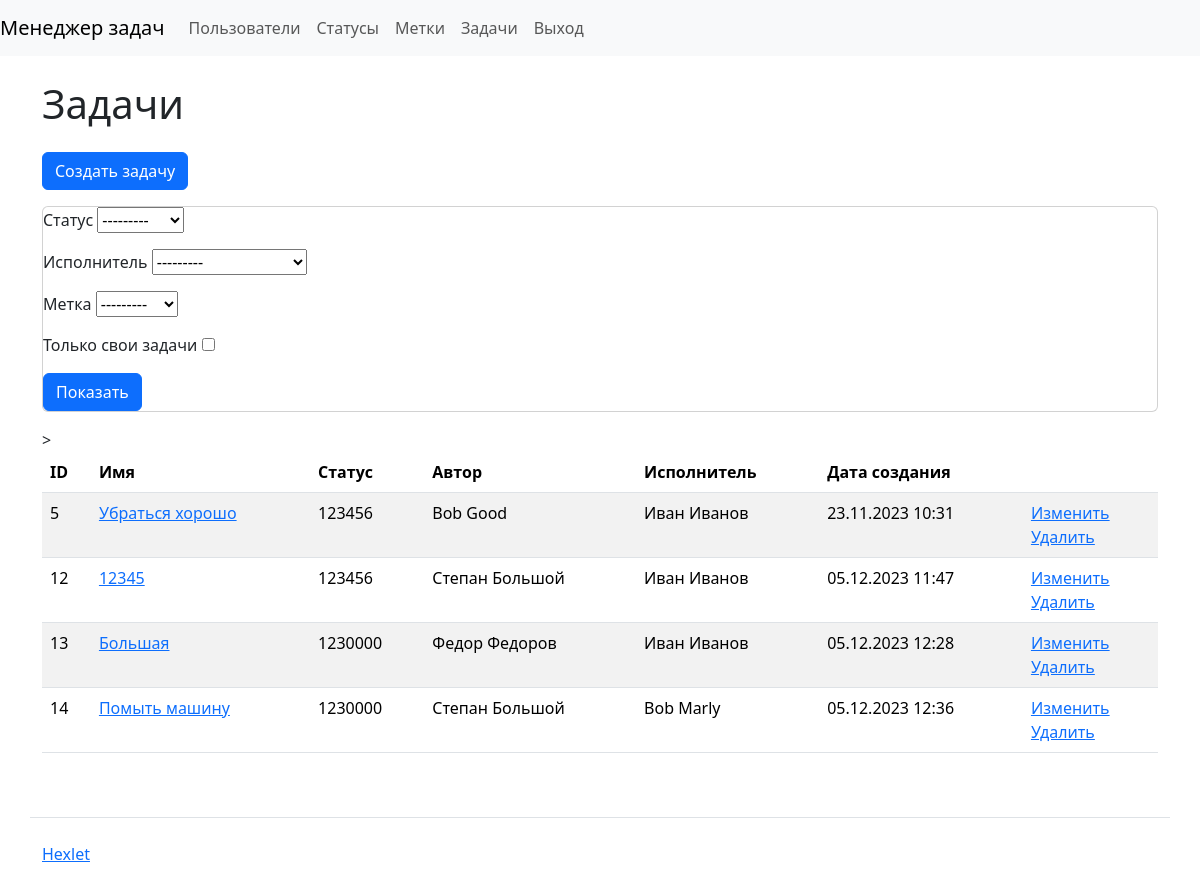
The app's page /tasks/ (signed in), older data.
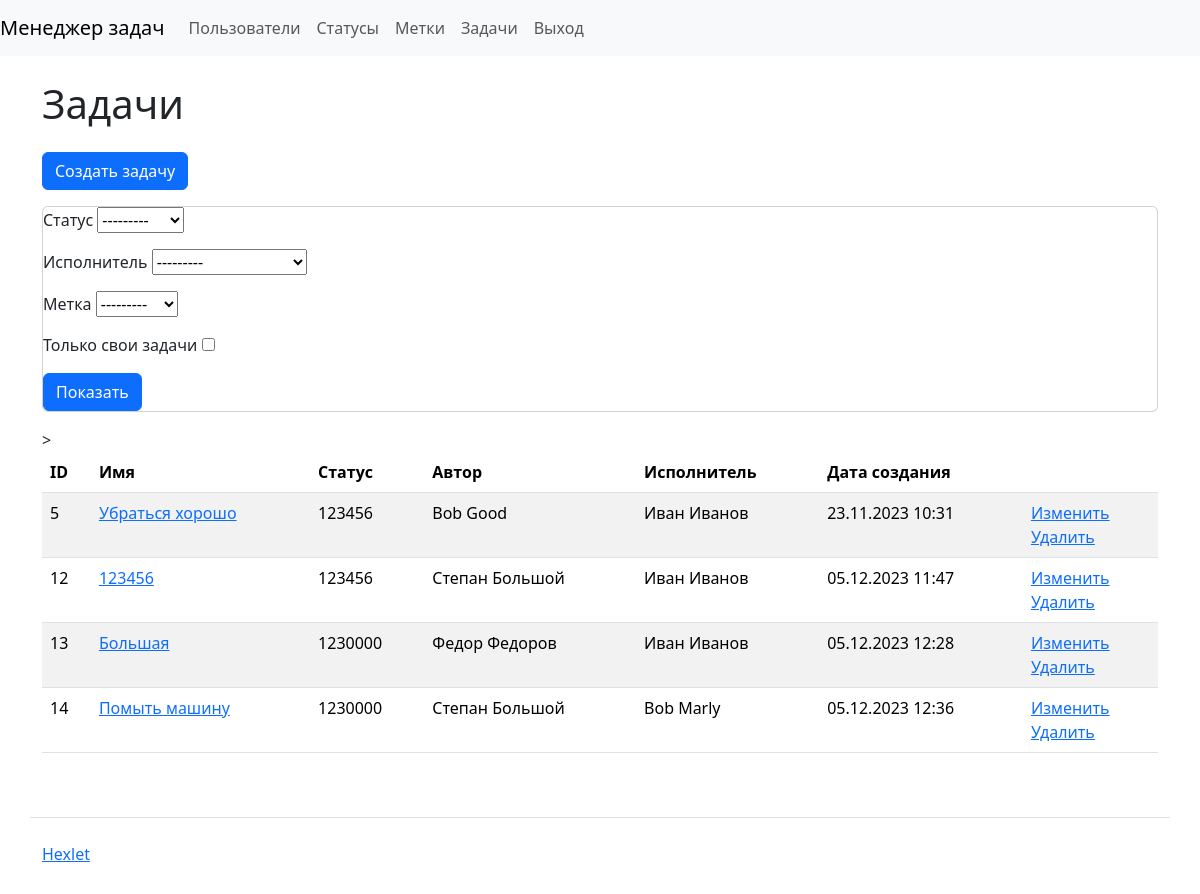
The same page, newer data.
### task_manager/tasks/models.py (models this page shows, shortened)
class Task(models.Model):
    name = models.CharField(_('Name'), max_length=255)
    description = models.TextField(_('Description'), max_length=255)
    status = models.ForeignKey(Status, on_delete=models.PROTECT,
                               verbose_name=_('status'),
                               related_name='status')
    author = models.ForeignKey(User, null=True, on_delete=models.PROTECT,
                               related_name='author')
    executor = models.ForeignKey(User, blank=True,
                                 null=True, on_delete=models.PROTECT,
                                 related_name='executor',
                                 verbose_name=_('Executor'))
    labels = models.ManyToManyField(Label, blank=True,
                                    verbose_name=_('Labels'))
    created_at = models.DateTimeField(auto_now_add=True)

### task_manager/statuses/models.py (models this page shows)
class Status(models.Model):
    name = models.CharField(max_length=250, unique=True)
    created_at = models.DateTimeField(auto_now_add=True)
    def __str__(self):
        return self.name

### task_manager/users/models.py (models this page shows, shortened)
class User(AbstractUser):
    def __str__(self):
        return self.get_full_name()

### task_manager/tasks/views.py (the view)
# urls.py: path('', views.IndexTaskView.as_view(), name="tasks_index"),
class IndexTaskView(LoginRequiredMixin, FilterView):
    model = Task
    context_object_name = 'tasks'
    template_name = 'tasks/task.html'
    filterset_class = TaskFilter

### task_manager/labels/models.py (called while the page is built)
    def __str__(self):
        return self.name

### task_manager/templates/tasks/task.html (shortened to what this page needs)
{% extends 'base.html' %}
{% load django_bootstrap5 %}
{% load i18n %}
{% block content %}
      <h1 class="my-4">{% trans 'Tasks' %}</h1>
<a class="btn btn-primary mb-3" href="{% url 'tasks_create'%}">Создать задачу</a>
    <div class="card mb-3">
	<form class="form-inline center" action="" method="get">
		{{ filter.form.as_p }}
        {% bootstrap_button button_type="submit" content="Показать" name="filter" %}
	</form>
</div>
        <table class="table table-striped">
          <thead class="thead-dark">
            <tr>
              <th>ID</th>
              <th>{% trans 'name' %}</th>
                <th>{% trans 'status' %}</th>
              <th>{% trans 'author' %}</th>
                <th>{% trans 'executor' %}</th>
              <th>{% trans 'date of creation' %}</th>
              <th></th>>
            </tr>
          </thead>
          <tbody>
{% if filter.qs  %}
          {% for task in filter.qs  %}
            <tr class="align-baseline">
              <td>{{ task.id }}</td>
              <td>
        <a href="{% url 'tasks_detail' task.pk %}">{{ task.name }}</a>
              </td>
              <td>{{ task.status }}</td>
              <td>{{ task.author }} </td>
                <td>{{ task.executor }} </td>
              <td>{{ task.created_at|date:"d.m.Y H:i" }}</td>
              <td>
                <a href="{% url 'tasks_update' pk=task.id %}" >{% trans 'Edit' %}</a>
                <br>
                <a href="{% url 'tasks_delete' pk=task.id %}" >{% trans 'Delete' %}</a>
              </td>
            </tr>
          {% endfor %}
{%endif%}
          </tbody>
        </table>
{% endblock %}

Row changes from the older to the newer data that the page shows:
changed Task id 12: name "12345" → "123456"
